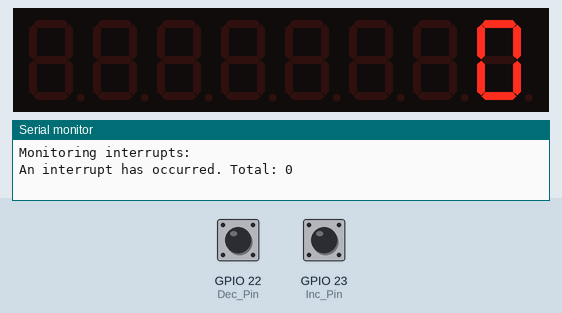
This sketch was run on a simulated ESP32. Parts: 8-digit seven-segment display, the last lines printed to the serial monitor. The inputs (shaded band) are chosen by the test bench; at power-on: GPIO 23 (Inc_Pin) HIGH, GPIO 22 (Dec_Pin) HIGH.

Above: at 1.2 s.
1.3 s: GPIO 23 (Inc_Pin) pulled LOW for 0.15 s
At 2.1 s:
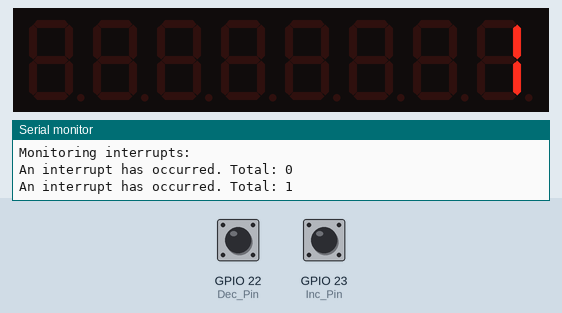
2.9 s: GPIO 23 (Inc_Pin) pulled LOW for 1 s
At 3.3 s:
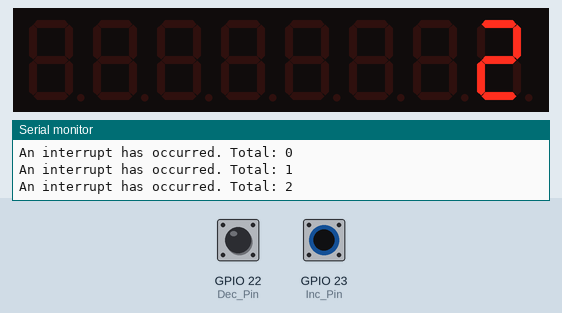
Timing chart, 0 to 5.9 s (numbered marks = the images above; inputs shaded):
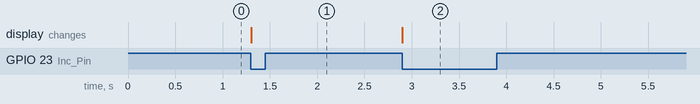

The sketch:

interrupts.ino
```cpp
#include "LedController.hpp"
#define Pin_DIN 18
#define Pin_CS 19
#define Pin_CLK 21
#define Inc_Pin 23 // +
#define Dec_Pin 22 // -
LedController<1, 1> lc;
volatile int counter = 0;
int myCounter = 0;
int lastCOunter = 99;
unsigned long sw1_time = 0;
unsigned long last_sw1_time = 0;
unsigned long sw2_time = 0;
unsigned long last_sw2_time = 0;

void IRAM_ATTR Inc() {
  sw1_time = millis();
  if (sw1_time - last_sw1_time > 150) {
    myCounter++;
    last_sw1_time = sw1_time;
  }
}

void IRAM_ATTR Dec() {
  sw2_time = millis();
  if (sw2_time - last_sw2_time > 150) {
    myCounter--;
    last_sw2_time = sw2_time;
  }
}

void setup() {
  Serial.begin(115200);
  Serial.println("Monitoring interrupts: ");
  pinMode(Inc_Pin, INPUT_PULLUP);
  pinMode(Dec_Pin, INPUT_PULLUP);
  lc = LedController<1, 1>(Pin_DIN, Pin_CLK, Pin_CS);
  lc.setIntensity(8);
  lc.clearMatrix();
  attachInterrupt(Inc_Pin, Inc, FALLING);
  attachInterrupt(Dec_Pin, Dec, FALLING);
}

void loop() {
  if (lastCOunter != myCounter) {
    Serial.print("An interrupt has occurred. Total: ");
    Serial.println(myCounter);
    lastCOunter = myCounter;
  }
  lc.setDigit(0, 0, myCounter, false);
}
```

Measured:
- after the input at 1.3 s, the display: changes at once (image 1)
- after the input at 2.9 s, the display: changes at once (image 2)
